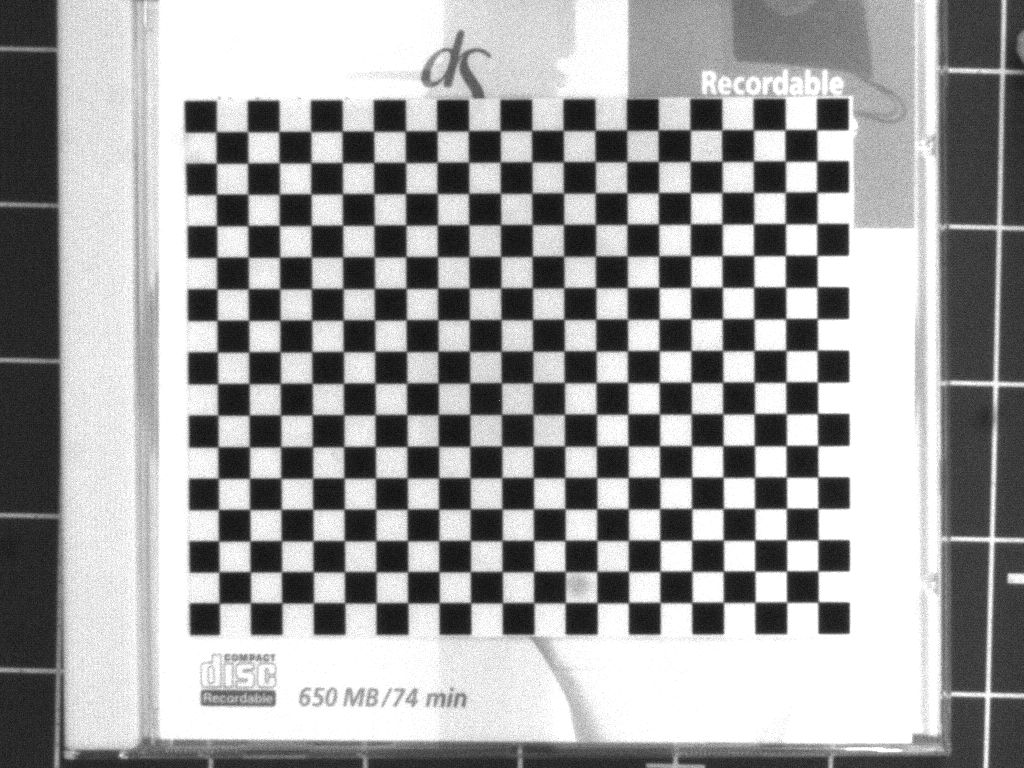
#> input picture calibration_datasets/dataset1/c01.jpg, 1024 x 768 px
$ python -i CornerDetector.py   (imports and definitions only)   (older library calls are emulated)
#> lines starting #> are read from the running program, lines starting #| are printed output that depends on the picture
#> further down, picture is the input picture: shape (768, 1024); min 5, max 255, mean 158.5
import numpy as np
import cv2


def get_surrounding_pixels(corner_tuple, size=1):
    v = corner_tuple[0].reshape((-1, 1))
    out_v = (v + np.append(np.arange(size+1), -np.arange(1, size+1))).repeat(2*size+1, axis=1)
    u = corner_tuple[1].reshape((-1, 1))
    out_u = np.tile(u + np.append(np.arange(size+1), -np.arange(1, size+1)), 2*size+1)
    return out_v, out_u


def get_ind_circles(r=10):
    if get_ind_circles.r_prev == r:
        return (get_ind_circles.ind_in_d_1, get_ind_circles.ind_in_d_2,
                get_ind_circles.ind_in_d_3, get_ind_circles.ind_in_d_4,
                get_ind_circles.ind_in_d_5, get_ind_circles.ind_in_d_6,
                get_ind_circles.ind_in_d_7, get_ind_circles.ind_in_d_8)
    square_ind = np.indices((2 * r + 1, 2 * r + 1)) - r

    d1 = 0
    d2 = -45
    d3 = -90
    d4 = -135
    d5 = 135
    d6 = 90
    d7 = 45

    dist = np.sum(np.square(square_ind), axis=0)

    angles = 180 * (np.arctan2(square_ind[0], square_ind[1]))

    ind_in_d_1 = np.where(
        np.logical_and(dist <= r * r,
                       np.logical_and(angles <= np.pi * d1, angles > np.pi * d2))
    )
    ind_in_d_2 = np.where(
        np.logical_and(dist <= r * r,
                       np.logical_and(angles <= np.pi * d2, angles > np.pi * d3))
    )
    ind_in_d_3 = np.where(
        np.logical_and(dist <= r * r,
                       np.logical_and(angles <= np.pi * d3, angles > np.pi * d4))
    )
    ind_in_d_4 = np.where(
        np.logical_and(dist <= r * r, angles <= np.pi * d4)
    )
    ind_in_d_5 = np.where(
        np.logical_and(dist <= r * r, angles > np.pi * d5)
    )
    ind_in_d_6 = np.where(
        np.logical_and(dist <= r * r,
                       np.logical_and(angles <= np.pi * d5, angles > np.pi * d6))
    )
    ind_in_d_7 = np.where(
        np.logical_and(dist <= r * r,
                       np.logical_and(angles <= np.pi * d6, angles > np.pi * d7))
    )
    ind_in_d_8 = np.where(
        np.logical_and(dist <= r * r,
                       np.logical_and(angles <= np.pi * d7, angles > np.pi * d1))
    )
    get_ind_circles.ind_in_d_1 = np.append(square_ind[0][ind_in_d_1][None, None], square_ind[1][ind_in_d_1][None, None],
                                           axis=0)
    get_ind_circles.ind_in_d_2 = np.append(square_ind[0][ind_in_d_2][None, None], square_ind[1][ind_in_d_2][None, None],
                                           axis=0)
    get_ind_circles.ind_in_d_3 = np.append(square_ind[0][ind_in_d_3][None, None], square_ind[1][ind_in_d_3][None, None],
                                           axis=0)
    get_ind_circles.ind_in_d_4 = np.append(square_ind[0][ind_in_d_4][None, None], square_ind[1][ind_in_d_4][None, None],
                                           axis=0)
    get_ind_circles.ind_in_d_5 = np.append(square_ind[0][ind_in_d_5][None, None], square_ind[1][ind_in_d_5][None, None],
                                           axis=0)
    get_ind_circles.ind_in_d_6 = np.append(square_ind[0][ind_in_d_6][None, None], square_ind[1][ind_in_d_6][None, None],
                                           axis=0)
    get_ind_circles.ind_in_d_7 = np.append(square_ind[0][ind_in_d_7][None, None], square_ind[1][ind_in_d_7][None, None],
                                           axis=0)
    get_ind_circles.ind_in_d_8 = np.append(square_ind[0][ind_in_d_8][None, None], square_ind[1][ind_in_d_8][None, None],
                                           axis=0)
    return (get_ind_circles.ind_in_d_1, get_ind_circles.ind_in_d_2,
            get_ind_circles.ind_in_d_3, get_ind_circles.ind_in_d_4,
            get_ind_circles.ind_in_d_5, get_ind_circles.ind_in_d_6,
            get_ind_circles.ind_in_d_7, get_ind_circles.ind_in_d_8)


get_ind_circles.r_prev = None
get_ind_circles.ind_in_d_1 = None
get_ind_circles.ind_in_d_2 = None
get_ind_circles.ind_in_d_3 = None
get_ind_circles.ind_in_d_4 = None
get_ind_circles.ind_in_d_5 = None
get_ind_circles.ind_in_d_6 = None
get_ind_circles.ind_in_d_7 = None
get_ind_circles.ind_in_d_8 = None


def apply_circular_mask_and_d_values(indices_to_check, p, img_gray, r=10):
    i_1, i_2, i_3, i_4, i_5, i_6, i_7, i_8 = get_ind_circles(r)

    min_ind = [[[0]], [[0]]]
    max_ind = [[[img_gray.shape[0]-1]], [[img_gray.shape[1]-1]]]

    local_min_i_array = np.array(indices_to_check)[:, :, None]
    ind_i_1 = np.clip(local_min_i_array + i_1, min_ind, max_ind)
    ind_i_2 = np.clip(local_min_i_array + i_2, min_ind, max_ind)
    ind_i_3 = np.clip(local_min_i_array + i_3, min_ind, max_ind)
    ind_i_4 = np.clip(local_min_i_array + i_4, min_ind, max_ind)
    ind_i_5 = np.clip(local_min_i_array + i_5, min_ind, max_ind)
    ind_i_6 = np.clip(local_min_i_array + i_6, min_ind, max_ind)
    ind_i_7 = np.clip(local_min_i_array + i_7, min_ind, max_ind)
    ind_i_8 = np.clip(local_min_i_array + i_8, min_ind, max_ind)

    avg_1 = np.average(img_gray[ind_i_1[0], ind_i_1[1]], axis=1)
    avg_2 = np.average(img_gray[ind_i_2[0], ind_i_2[1]], axis=1)
    avg_3 = np.average(img_gray[ind_i_3[0], ind_i_3[1]], axis=1)
    avg_4 = np.average(img_gray[ind_i_4[0], ind_i_4[1]], axis=1)
    avg_5 = np.average(img_gray[ind_i_5[0], ind_i_5[1]], axis=1)
    avg_6 = np.average(img_gray[ind_i_6[0], ind_i_6[1]], axis=1)
    avg_7 = np.average(img_gray[ind_i_7[0], ind_i_7[1]], axis=1)
    avg_8 = np.average(img_gray[ind_i_8[0], ind_i_8[1]], axis=1)

    D_1 = np.abs(avg_1-avg_5)
    D_2 = np.abs(avg_3-avg_7)
    D_3 = np.abs(avg_1+avg_5-avg_3-avg_7)/2.0
    D_4 = np.abs(avg_2-avg_6)
    D_5 = np.abs(avg_4-avg_8)
    D_6 = np.abs(avg_2+avg_6-avg_4-avg_8)/2.0
    return D_1, D_2, p*D_3, D_4, D_5, p*D_6


def apply_centrosymmetry(curr_corners, p, r, img_gray):
    D_1, D_2, pD_3, D_4, D_5, pD_6 = apply_circular_mask_and_d_values(curr_corners, p, img_gray, r)
    centro_sym_ind = np.where(np.logical_or(np.logical_and(D_1 < pD_3, D_2 < pD_3),
                                            np.logical_and(D_4 < pD_6, D_5 < pD_6)))

    return curr_corners[0][centro_sym_ind], curr_corners[1][centro_sym_ind]


def apply_dist_constraint(curr_corners, d_sq):
    if len(curr_corners[0]) < 3:
        return [], []

    sq_dists = (np.square(curr_corners[0][None, ] - curr_corners[0][:, None]) +
                np.square(curr_corners[1][None, ] - curr_corners[1][:, None]))

    ind_dist_constraint = np.where(np.count_nonzero(sq_dists < d_sq, axis=0) > 3)
    return (curr_corners[0][ind_dist_constraint], curr_corners[1][ind_dist_constraint]), \
           sq_dists[ind_dist_constraint].T[ind_dist_constraint].T


def apply_angle_constraint(curr_corners, sq_dists, t, max_it=1000):
    for it in range(max_it):
        if len(curr_corners[0]) < 3:
            return ([], []), sq_dists
        local_min_i_arr = np.array(curr_corners)
        k_smallest_dists = np.argpartition(sq_dists, 2, axis=0)
        points_1 = local_min_i_arr[:, k_smallest_dists[
                                          np.where(sq_dists[np.arange(len(sq_dists)), k_smallest_dists[:2]] > 0)]]
        points_2 = local_min_i_arr[:, k_smallest_dists[2]]
        vector_1 = points_1 - local_min_i_arr
        vector_2 = points_2 - local_min_i_arr
        cos_theta = np.sum(vector_1 * vector_2, axis=0) / (
                    np.linalg.norm(vector_1, axis=0) * np.linalg.norm(vector_2, axis=0))
        ind_ang_constraint = np.where(cos_theta < t)

        if len(curr_corners[0]) == len(ind_ang_constraint[0]):
            return curr_corners, sq_dists

        curr_corners = curr_corners[0][ind_ang_constraint], curr_corners[1][ind_ang_constraint]
        sq_dists = sq_dists[ind_ang_constraint].T[ind_ang_constraint].T
    return curr_corners, sq_dists


def calculate_parameters(curr_corners, iter, iter_max, img_gray_shape):
    sq_dists = (np.square(curr_corners[0][None, ] - curr_corners[0][:, None]) +
                np.square(curr_corners[1][None, ] - curr_corners[1][:, None]))
    smallest_dists = np.sqrt(np.partition(sq_dists, 1, axis=0)[1])

    hist_count, hist_buckets = np.histogram(smallest_dists, bins=50)
    mean_ind = np.argmax(hist_count)
    count_thresh = 0.95 * len(smallest_dists)
    upper_i, lower_i = mean_ind, mean_ind
    for i in range(len(hist_count)):
        upper_i = np.clip(mean_ind + i, 0, len(hist_count) - 1)
        lower_i = np.clip(mean_ind - i, 0, len(hist_count) - 1)
        count_in_r = np.sum(hist_count[lower_i: upper_i + 1])
        if count_in_r >= count_thresh:
            break

    left_bracket = hist_buckets[lower_i]
    right_bucket = hist_buckets[upper_i + 1]
    dist_in_bracket = smallest_dists[np.where(np.logical_and(smallest_dists >= left_bracket,
                                                             smallest_dists <= right_bucket))]
    mean_dist = np.mean(dist_in_bracket)
    std_dist = np.std(dist_in_bracket)

    scale = 3 * (iter_max - iter)/iter_max
    a_min = np.maximum(10, mean_dist - scale * std_dist)
    a_max = np.minimum(np.max(img_gray_shape)/5, mean_dist + scale * std_dist)

    r = 0.5 * a_min
    p = 0.35 * a_max / a_min
    d = 2 * a_max
    t = 0.4 * a_max / a_min
    #print(r,p,d,t)
    return r, p, d*d, t


def get_ordered_points_between_lines(curr_corners, pt_1, pt_2, sq_dists, dist_thresh):
    pt_1_y = curr_corners[0][pt_1]
    pt_1_x = curr_corners[1][pt_1]
    pt_2_y = curr_corners[0][pt_2]
    pt_2_x = curr_corners[1][pt_2]

    dy = pt_2_y - pt_1_y
    dx = pt_2_x - pt_1_x
    x2y1_x1y2 = pt_2_x * pt_1_y - pt_1_x * pt_2_y

    dist_from_line = np.abs(dy * curr_corners[1] - dx * curr_corners[0] + x2y1_x1y2) / (np.sqrt(dy * dy + dx * dx) + 1e-9)
    ind = np.where(dist_from_line < dist_thresh)
    order = np.argsort(sq_dists[pt_1][ind])
    return ind[0][order]


def get_extreme_corners(curr_corners):
    cxpcy = curr_corners[1] + curr_corners[0]
    cxmcy = curr_corners[1] - curr_corners[0]
    return np.argmin(cxpcy), np.argmax(cxmcy), np.argmin(cxmcy), np.argmax(cxpcy)


# [9 lines left out: function get_sub_pixel_accuracy, not called in this run]


def decrease_c(current_c, was_decreasing, current_step):
    step = current_step if was_decreasing is None or was_decreasing else current_step/10
    return current_c - step, True, step


def increase_c(current_c, was_decreasing, current_step):
    step = current_step if was_decreasing is None or not was_decreasing else current_step/10
    return current_c + step, True, step


def detect_checkerboard_corners(img_gray, expected_shape=(9, 6), C_val=0.03, max_iter=20):
#> called with expected_shape = (9, 6), C_val = 0.03, max_iter = 20
    expected_corner_len = expected_shape[0]*expected_shape[1]

    scaledimg = img_gray/255
    rx = cv2.Sobel(scaledimg, cv2.CV_64F, 1, 0, ksize=7)  # Equivalent to gaussian blur and then derivative
    ry = cv2.Sobel(scaledimg, cv2.CV_64F, 0, 1, ksize=7)  # Equivalent to gaussian blur and then derivative
    rxx = cv2.Sobel(rx, cv2.CV_64F, 1, 0, ksize=1)
    rxy = cv2.Sobel(rx, cv2.CV_64F, 0, 1, ksize=1)
    ryy = cv2.Sobel(ry, cv2.CV_64F, 0, 1, ksize=1)

    C_1 = rxx + ryy
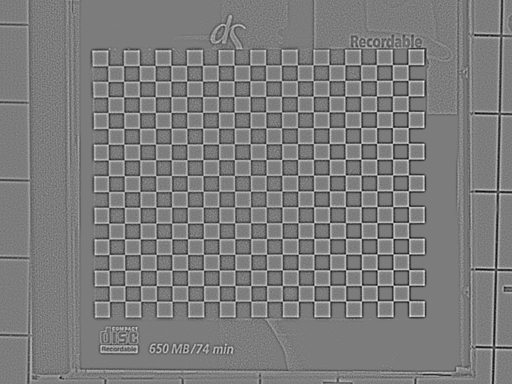
#> C_1: shape (768, 1024) float64 (shown at 1/2 size); min -496.5, max 518.3, mean 0; drawn with min black and max white
    C_2 = np.sqrt(np.square(rxx-ryy)+4*np.square(rxy))
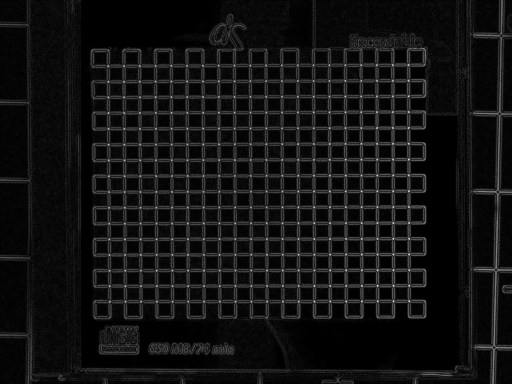
#> C_2: shape (768, 1024) float64 (shown at 1/2 size); min 0, max 814.3, mean 58; drawn with min black and max white

    lambda1 = 0.5 * (C_1 + C_2)
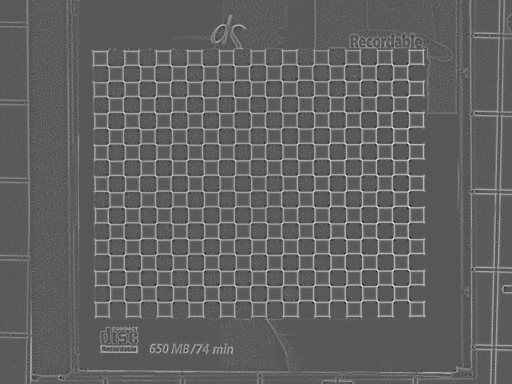
#> lambda1: shape (768, 1024) float64 (shown at 1/2 size); min -239.5, max 460.9, mean 29; drawn with min black and max white
    lambda2 = 0.5 * (C_1 - C_2)
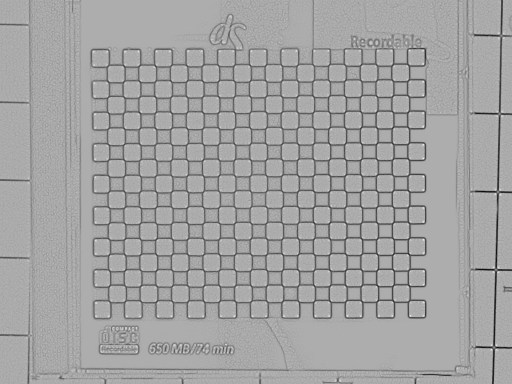
#> lambda2: shape (768, 1024) float64 (shown at 1/2 size); min -473.7, max 221.7, mean -29; drawn with min black and max white

    max_l_1 = np.max(lambda1)
#> max_l_1 = 460.9

    epsilon = C_val * max_l_1
#> epsilon = 13.83
    corner_inc = np.where(np.logical_and(lambda1 > epsilon, lambda2 < -epsilon))
#> corner_inc = 81980 positions, rows 1 to 766, columns 1 to 1022
    border_constraint = np.where(np.logical_and(np.logical_and(corner_inc[0] > 5, corner_inc[0] < len(img_gray) - 5),
                                                np.logical_and(corner_inc[1] > 5, corner_inc[1] < len(img_gray[0]) - 5)))
    corner_inc = (corner_inc[0][border_constraint],
                  corner_inc[1][border_constraint])
#> corner_inc = 81018 positions, rows 6 to 762, columns 6 to 1018

    surrounding_i = get_surrounding_pixels(corner_inc, 4)

    S = cv2.GaussianBlur((rxx*ryy - rxy*rxy).astype(np.float32), (9, 9), 3)[surrounding_i]
    curr_corners_i = corner_inc[0][np.where(np.argmin(S, axis=1) == 0)], corner_inc[1][np.where(np.argmin(S, axis=1) == 0)]
#> curr_corners_i = 965 positions, rows 10 to 762, columns 7 to 1017
    if len(curr_corners_i[0]) < expected_corner_len:
        print("too few")
        return np.array(curr_corners_i), False

    r, p, dsq, t = calculate_parameters(curr_corners_i, 0, max_iter, img_gray.shape)
#> in calculate_parameters, `sq_dists = (np.square(curr_corners[0][None, ] - curr_corners[0][:, Non..`:
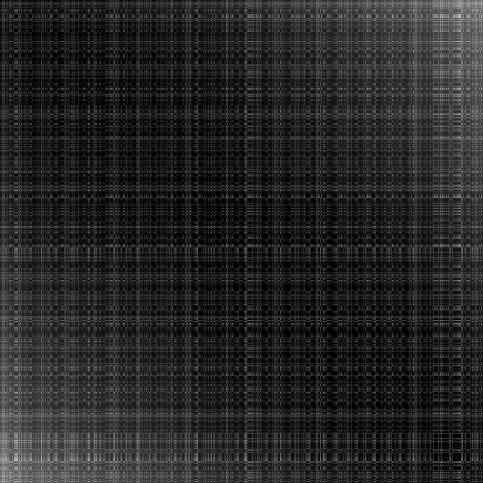
#> sq_dists: shape (965, 965) int64 (shown at 1/2 size); min 0, max 1422298, mean 218187.2; drawn with min black and max white
#> in calculate_parameters, `smallest_dists = np.sqrt(np.partition(sq_dists, 1, axis=0)[1])`: smallest_dists = 965 values, max 60.17 at index 964, min 7.07 at index 134, mean 16.04
#> in calculate_parameters, `hist_count, hist_buckets = np.histogram(smallest_dists, bins=50)`: hist_count = 50 values, max 119 at index 3, min 0 at index 27, mean 19.3; hist_buckets = 51 values from 7.07 to 60.17
#> in calculate_parameters, `mean_ind = np.argmax(hist_count)`: mean_ind = 3
#> in calculate_parameters, `count_thresh = 0.95 * len(smallest_dists)`: count_thresh = 916.8
#> in calculate_parameters, `upper_i, lower_i = mean_ind, mean_ind`: upper_i = 3
#> the loop in calculate_parameters, `for i in range(len(hist_count)):` made 20 passes
#> (lower_i, count_in_r) on passes 1 to 8: (3, 119), (2, 327), (1, 440), (0, 549), (0, 629), (0, 667), (0, 714), (0, 735)
#> in calculate_parameters, `left_bracket = hist_buckets[lower_i]`: left_bracket = 7.07
#> in calculate_parameters, `right_bucket = hist_buckets[upper_i + 1]`: right_bucket = 31.49
#> in calculate_parameters, `dist_in_bracket = smallest_dists[np.where(np.logical_and(smallest_dist..`: dist_in_bracket = 943 values, max 31.4 at index 634, min 7.07 at index 129, mean 15.49
#> in calculate_parameters, `mean_dist = np.mean(dist_in_bracket)`: mean_dist = 15.49
#> in calculate_parameters, `std_dist = np.std(dist_in_bracket)`: std_dist = 6.49
#> in calculate_parameters, `a_min = np.maximum(10, mean_dist - scale * std_dist)`: a_min = 10
#> in calculate_parameters, `a_max = np.minimum(np.max(img_gray_shape)/5, mean_dist + scale * std_d..`: a_max = 34.96
#> in calculate_parameters, `r = 0.5 * a_min`: r = 5
#> in calculate_parameters, `p = 0.35 * a_max / a_min`: p = 1.22
#> in calculate_parameters, `d = 2 * a_max`: d = 69.93
#> in calculate_parameters, `t = 0.4 * a_max / a_min`: t = 1.4
#> r = 5; p = 1.22; dsq = 4889.7; t = 1.4
    r = int(r)
    for iteration in range(max_iter):
        prevLen = len(curr_corners_i[0])
        curr_corners_i = apply_centrosymmetry(curr_corners_i, p, r, img_gray)
        if len(curr_corners_i[0]) < expected_corner_len:
            print("too few")
            return np.array(curr_corners_i), False
        curr_corners_i, sq_dists = apply_dist_constraint(curr_corners_i, dsq)
        if len(curr_corners_i[0]) < expected_corner_len:
            print("too few")
            return np.array(curr_corners_i), False
        curr_corners_i, sq_dists = apply_angle_constraint(curr_corners_i, sq_dists, t)
        if len(curr_corners_i[0]) < expected_corner_len:
            print("too few")
            return np.array(curr_corners_i), False

        if len(curr_corners_i[0]) == expected_corner_len or prevLen == len(curr_corners_i[0]):
            break

        r, p, dsq, t = calculate_parameters(curr_corners_i, 0, max_iter, img_gray.shape)
        r = int(r)
#> this loop made 9 passes
#> pass 3, in detect_checkerboard_corners, `curr_corners_i, sq_dists = apply_dist_constraint(curr_corners_i, dsq)`:
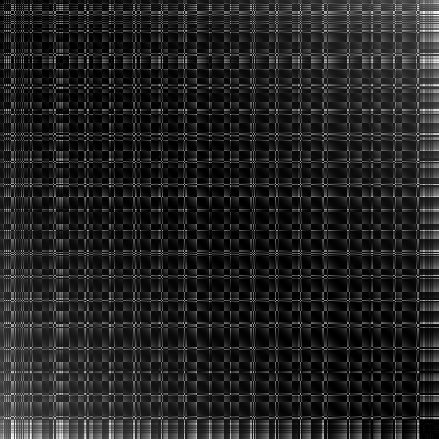
#> sq_dists: shape (439, 439) int64; min 0, max 1353245, mean 185127.7; drawn with min black and max white

    if len(curr_corners_i[0]) > expected_corner_len:
        print("Too Many")

    A, B, C, D = get_extreme_corners(curr_corners_i)
#> in get_extreme_corners, `cxpcy = curr_corners[1] + curr_corners[0]`: cxpcy = 433 values, max 1449 at index 300, min 104 at index 6, mean 854
#> in get_extreme_corners, `cxmcy = curr_corners[1] - curr_corners[0]`: cxmcy = 433 values, max 935 at index 11, min -688 at index 431, mean 148.2
#> A = 6; B = 11; C = 431; D = 300

    hold = np.where(sq_dists > 0)
#> hold = 187056 positions, rows 0 to 432, columns 0 to 432
    alpha = 0.8
    dist_thresh = alpha * np.sqrt(np.min(sq_dists[hold]))
#> dist_thresh = 5.66

    edge_points_1 = get_ordered_points_between_lines(curr_corners_i, A, C, sq_dists, dist_thresh)
#> in get_ordered_points_between_lines, `pt_1_y = curr_corners[0][pt_1]`: pt_1_y = 49
#> in get_ordered_points_between_lines, `pt_1_x = curr_corners[1][pt_1]`: pt_1_x = 55
#> in get_ordered_points_between_lines, `pt_2_y = curr_corners[0][pt_2]`: pt_2_y = 744
#> in get_ordered_points_between_lines, `pt_2_x = curr_corners[1][pt_2]`: pt_2_x = 56
#> in get_ordered_points_between_lines, `dy = pt_2_y - pt_1_y`: dy = 695
#> in get_ordered_points_between_lines, `dx = pt_2_x - pt_1_x`: dx = 1
#> in get_ordered_points_between_lines, `x2y1_x1y2 = pt_2_x * pt_1_y - pt_1_x * pt_2_y`: x2y1_x1y2 = -38176
#> in get_ordered_points_between_lines, `dist_from_line = np.abs(dy * curr_corners[1] - dx * curr_corners[0] + ..`: dist_from_line = 433 values, max 961.8 at index 62, min 0 at index 6, mean 445.8
#> in get_ordered_points_between_lines, `ind = np.where(dist_from_line < dist_thresh)`: ind = ([6, 418, 428, 429, 431],)
#> in get_ordered_points_between_lines, `order = np.argsort(sq_dists[pt_1][ind])`: order = [0, 1, 2, 3, 4]
#> edge_points_1 = [6, 418, 428, 429, 431]
    edge_points_2 = get_ordered_points_between_lines(curr_corners_i, B, D, sq_dists, dist_thresh)
#> edge_points_2 = [11, 15, 30, 60, 85, 109, 110, 184, 196, 209, 230, 275, 300]

    if len(edge_points_1) != len(edge_points_2):
        edge_points_1 = get_ordered_points_between_lines(curr_corners_i, A, B, sq_dists, dist_thresh)
#> edge_points_1 = [6, 7, 12, 13, 11]
        edge_points_2 = get_ordered_points_between_lines(curr_corners_i, C, D, sq_dists, dist_thresh)
#> edge_points_2 = [431, 430, 419, 407, 389, 355, 325, 300]

    if len(edge_points_1) != len(edge_points_2):
        return np.array(curr_corners_i), False

    ordered_points_ind = []

    for p1, p2 in zip(edge_points_1, edge_points_2):
        pts = get_ordered_points_between_lines(curr_corners_i, p1, p2, sq_dists, dist_thresh)
        ordered_points_ind.append(pts)
        if len(pts) != len(ordered_points_ind[0]):
         return np.array(curr_corners_i), False

    ordered_points_ind = np.array(ordered_points_ind)
    if expected_shape[0] != ordered_points_ind.shape[0]:
        ordered_points_ind = ordered_points_ind.T
    if expected_shape != ordered_points_ind.shape:
        return np.array(curr_corners_i), False

    curr_corners_i = get_sub_pixel_accuracy(curr_corners_i, img_gray)
    curr_corners_i = np.array(curr_corners_i)
    ordered_points = curr_corners_i.T[ordered_points_ind.flat].T
    return ordered_points, True

>>> import cv2
>>> picture = cv2.imread('../calibration_datasets/dataset1/c01.jpg', cv2.IMREAD_GRAYSCALE)
>>> result = detect_checkerboard_corners(picture)
